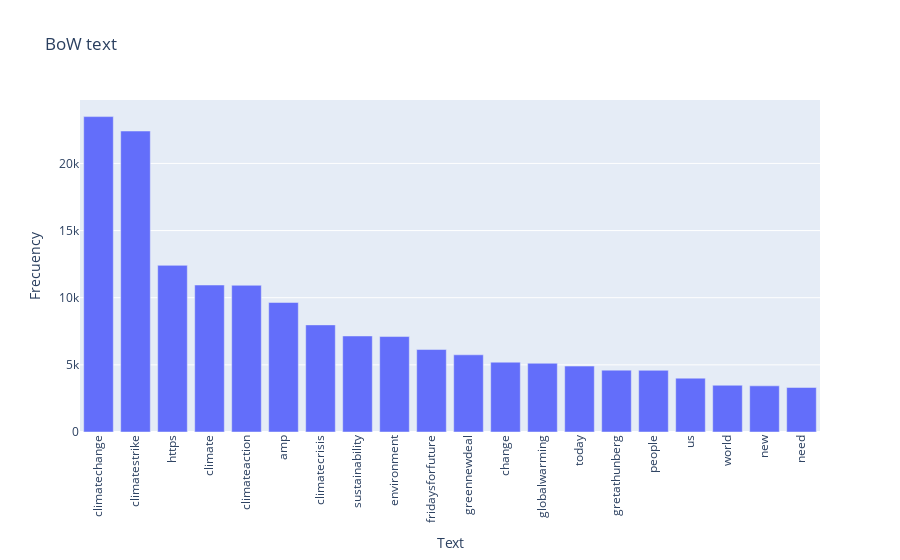

Notebook code cell kept with this figure:
### Markdown cell above
#### Creating first BoW

Removing special caracter, stopwords and transformig the text in lowercase

### Code cell
# process for text

tokens_text = [w.lower() for w in all_tokens_text if len(w) > 1]
tokens_text = [w for w in tokens_text if w.isalpha()]
tokens_text = [w for w in tokens_text if w not in stop_words_nltk]
fdist = nltk.FreqDist(tokens_text)
topwords = fdist.most_common(20)
print("Size of new BoW text =", len(fdist))
x, y = zip(*topwords)
fig = px.bar(x=x, y=y, title = "BoW text", labels = {"x":"Text", "y":"Frecuency"})
fig.update_xaxes(tickangle=270)
fig.show()

### Figure 1 — Plotly figure (JSON) as saved in the notebook; plotly's stock layout.template omitted (floating-point values rounded to 4 significant figures)
{"data": [{"alignmentgroup": "True", "hovertemplate": "Text=%{x}<br>Frecuency=%{y}<extra></extra>", "legendgroup": "", "marker": {"color": "#636efa", "pattern": {"shape": ""}}, "name": "", "offsetgroup": "", "orientation": "v", "showlegend": false, "textposition": "auto", "type": "bar", "x": ["climatechange", "climatestrike", "https", "climate", "climateaction", "amp", "climatecrisis", "sustainability", "environment", "fridaysforfuture", "greennewdeal", "change", "globalwarming", "today", "gretathunberg", "people", "us", "world", "new", "need"], "xaxis": "x", "y": [23487, 22413, 12409, 10947, 10925, 9646, 7977, 7150, 7107, 6142, 5748, 5199, 5118, 4908, 4607, 4593, 4009, 3482, 3438, 3317], "yaxis": "y"}], "layout": {"barmode": "relative", "legend": {"tracegroupgap": 0}, "title": {"text": "BoW text"}, "xaxis": {"anchor": "y", "domain": [0, 1], "tickangle": -90, "title": {"text": "Text"}}, "yaxis": {"anchor": "x", "domain": [0, 1], "title": {"text": "Frecuency"}}}}
